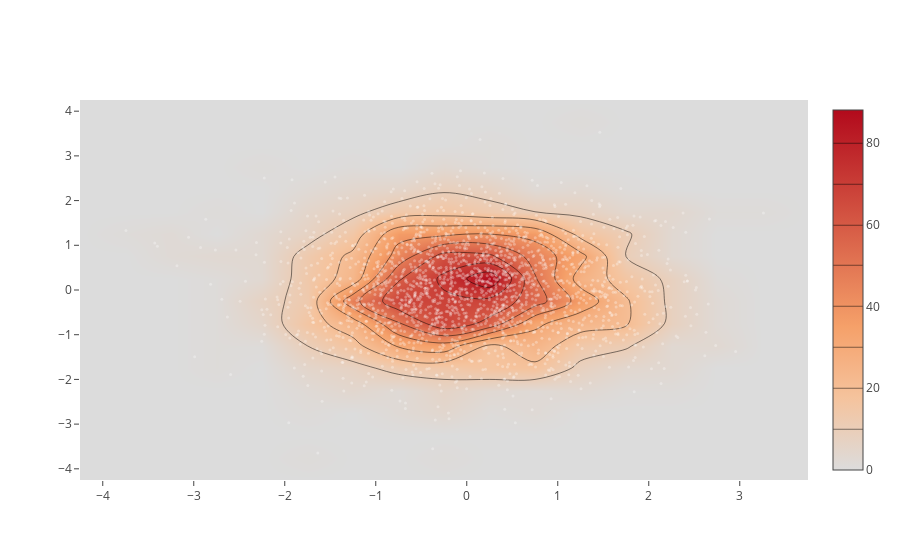

The code cell stored with this chart in its notebook:
### Code cell
from plotly.graph_objs import *
import numpy as np

x = np.random.randn(2000)
y = np.random.randn(2000)
iplot([Histogram2dContour(x=x, y=y, contours=Contours(coloring='heatmap')),
       Scatter(x=x, y=y, mode='markers', marker=Marker(color='white', size=3, opacity=0.3))], show_link=False)

### Figure 1 — Plotly figure (JSON) as saved in the notebook; plotly's stock layout.template omitted (floating-point values rounded to 4 significant figures; data arrays with more than 128 entries replaced by an {"elided": "..."} marker saying what was removed)
{"data": [{"contours": {"coloring": "heatmap"}, "type": "histogram2dcontour", "x": {"elided": "2000 float values"}, "y": {"elided": "2000 float values"}}, {"marker": {"color": "white", "opacity": 0.3, "size": 3}, "mode": "markers", "type": "scatter", "x": {"elided": "2000 float values"}, "y": {"elided": "2000 float values"}}], "layout": {}}
